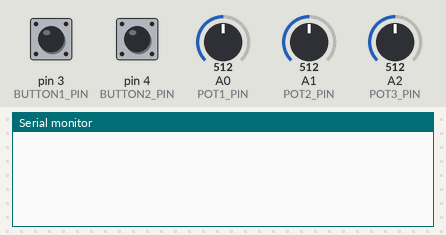
Simulated run of this sketch. Board: Arduino Uno, built with avr-gcc and run on an emulated ATmega328P. On the bench: the last lines printed to the serial monitor. The test bench sets the inputs (shaded band); at power-on: A0 (POT1_PIN) = 512, pin 3 (BUTTON1_PIN) LOW, A1 (POT2_PIN) = 512, A2 (POT3_PIN) = 512, pin 4 (BUTTON2_PIN) LOW.

Above: at 1.2 s.
1.3 s: A0 (POT1_PIN) set to 716
At 2.1 s:
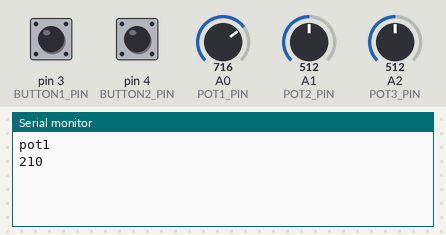
2.8 s: pin 3 (BUTTON1_PIN) pulled HIGH for 0.15 s
At 4.1 s:
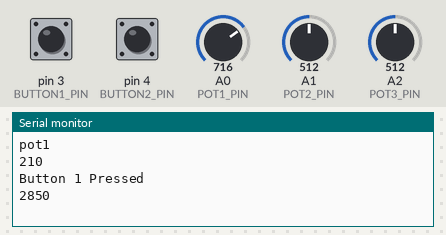
4.4 s: A1 (POT2_PIN) set to 716
At 5.6 s:
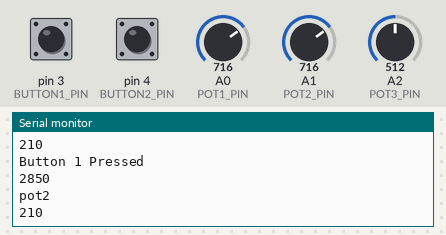
5.9 s: A2 (POT3_PIN) set to 716
At 6.8 s:
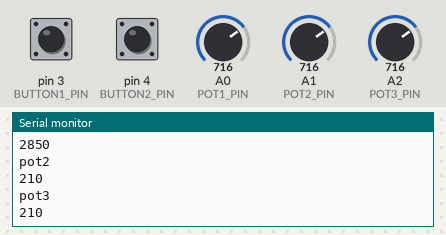
7.4 s: pin 4 (BUTTON2_PIN) pulled HIGH for 0.15 s
At 8.7 s:
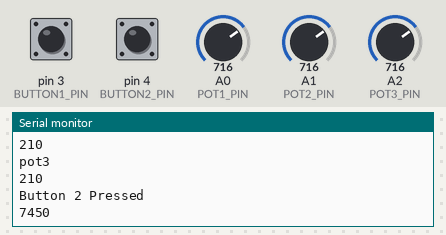
9.0 s: pin 3 (BUTTON1_PIN) pulled HIGH for 1 s
At 10.1 s:
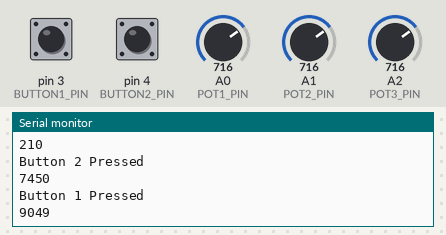
Timing chart, 0 to 12.0 s (numbered marks = the images above; inputs shaded):
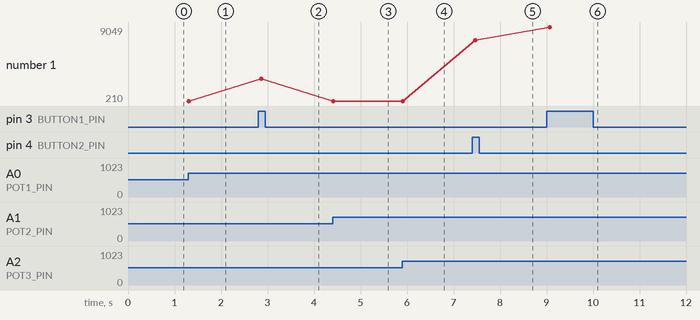

Measured:
- after the input at 1.3 s, the serial monitor: prints a new line at once (image 1)
- after the input at 2.8 s, the serial monitor: prints a new line after 0.05 s (image 2)
- after the input at 4.4 s, the serial monitor: prints a new line at once (image 3)
- after the input at 5.9 s, the serial monitor: prints a new line at once (image 4)
- after the input at 7.4 s, the serial monitor: prints a new line after 0.05 s (image 5)
- after the input at 9.0 s, the serial monitor: prints a new line after 0.05 s (image 6)
- plotted number 1: 210 → 2850 after the input at 2.8 s, 2850 → 210 after the input at 4.4 s, 210 → 7450 after the input at 7.4 s, 7450 → 9049 after the input at 9.0 s

The sketch:

controller_test.ino
```cpp
#define POT1_PIN A0
#define POT2_PIN A1
#define POT3_PIN A2
#define BUTTON1_PIN 3
#define BUTTON2_PIN 4

class Potentiometer {
    // To use pots, connect the outer pins of the pot to ground and +5v, then the
    // middle pin to the analog input pin chosen.

    private:
        // The pin this potentiometer is reading from
        uint8_t _pin;

        // The remapped value of the potentiometer
        uint8_t _value;

        // How many millisecods to wait between updates
        uint8_t _update_period;

        // When the last update was
        unsigned long _last_update;

        // Callback for when the value changes
        void (*_callback)(uint8_t);

    public:
        // Constructor
        Potentiometer(uint8_t pin, uint8_t update_period, void (*callback)(uint8_t)) {
            _pin = pin;
            _update_period = update_period;
            _callback = callback;
            _last_update = 0;
        }

        // Class setup
        void init() {
            pinMode(_pin, INPUT);
            _value = de_log_and_map(analogRead(_pin));
        }

        // The most up to date value of the potentiometer
        uint8_t get_value() {
            return _value;
        }

        // Need to do this de-logging because I bought logarithmic rather than
        // linear potentiometers :(
        uint8_t de_log_and_map(uint16_t input) {
            uint8_t result = 0;
            if (input <= 150) {
                result = map(input, 0, 150, 0, 128);
            } else {
                result = map(input, 151, 1023, 129, 255);
            }
            return result;
        }

        // Update the potentiometer each time round the main loop
        void update() {
            // Get current time
            unsigned long current_time = millis();

            // If it's time to re-read the pot
            if (current_time - _last_update > _update_period) {
                // Store this read time
                _last_update = current_time;

                // Get the current value
                uint8_t test_val = de_log_and_map(analogRead(_pin));

                // Need to do this because the output is really noisy :(
                signed char diff = test_val - _value;
                if (abs(diff) > 2) {
                    // Store it
                    _value = test_val;

                    // Call the callback
                    if (_callback != NULL) {
                        _callback(_value);
                    }
                }
            }
        }
};

class Button {
    private:
        // The pin this button is connected to
        uint8_t _pin;

        // The time in milliseconds for the state to be held before considering it to be on
        uint8_t _debounce_time;

        // Whether the button is pressed or not
        bool _is_pressed;

        // The state of the pin read at the last update
        bool _last_read;

        // When the button last transitioned from low to high (without bouncing)
        unsigned long _last_activation;

        // Callback for when the button is pressed
        void (*_callback)();

    public:
        // Constructor
        Button(uint8_t pin, uint8_t debounce_time, void (*callback)()) {
            _pin = pin;
            _debounce_time = debounce_time;
            _is_pressed = false;
            _last_read = LOW;
            _last_activation = 0;
            _callback = callback;
        }

        // Class setup
        void init() {
            pinMode(_pin, INPUT);
        }

        // Determine if the button is pressed or not
        bool is_pressed() {
            return _is_pressed;
        }

        // Update the button each time round the main loop
        void update() {
            // Read state of the button
            int current_read = digitalRead(_pin);

            // If the button is on
            if (current_read == HIGH) {

                // If the button isn't already activated
                if (_is_pressed == false) {

                    // Get current time
                    unsigned long current_time = millis();

                    // If it was on before
                    if (_last_read == HIGH) {

                        // If it's been on for longer that the debounce time set state to on, otherwise just keep waiting
                        if (current_time - _last_activation > _debounce_time) {
                            // The button is on - set the state to on and call the callback
                            _is_pressed = true;
                            if (_callback != NULL) {
                                _callback();
                            }
                        }
                    // Else it's just turned on, track when it turned on, and that it's on
                    } else {
                        _last_activation = current_time;
                        _last_read = HIGH;
                    }
                }
            // Else the button is off. reset counters and set state to off
            } else {
                _is_pressed = false;
                _last_read = LOW;
            }
        }
};


void button_1_press(){
    Serial.println("Button 1 Pressed");
    Serial.println(millis());
}

void button_2_press(){
    Serial.println("Button 2 Pressed");
    Serial.println(millis());
}

void pot_1_change(uint8_t new_val){
    Serial.println("pot1");
    Serial.println(new_val);
}

void pot_2_change(uint8_t new_val){
    Serial.println("pot2");
    Serial.println(new_val);
}

void pot_3_change(uint8_t new_val){
    Serial.println("pot3");
    Serial.println(new_val);
}

Potentiometer pot1(POT1_PIN, 10, &pot_1_change);
Potentiometer pot2(POT2_PIN, 10, &pot_2_change);
Potentiometer pot3(POT3_PIN, 10, &pot_3_change);
Button button1(BUTTON1_PIN, 50, &button_1_press);
Button button2(BUTTON2_PIN, 50, &button_2_press);

void setup() {
    // put your setup code here, to run once:
    pot1.init();
    pot2.init();
    pot3.init();
    button1.init();
    button2.init();
    Serial.begin(9600);
}

void loop() {
    // put your main code here, to run repeatedly:
    pot1.update();
    pot2.update();
    pot3.update();
    button1.update();
    button2.update();
}
```
